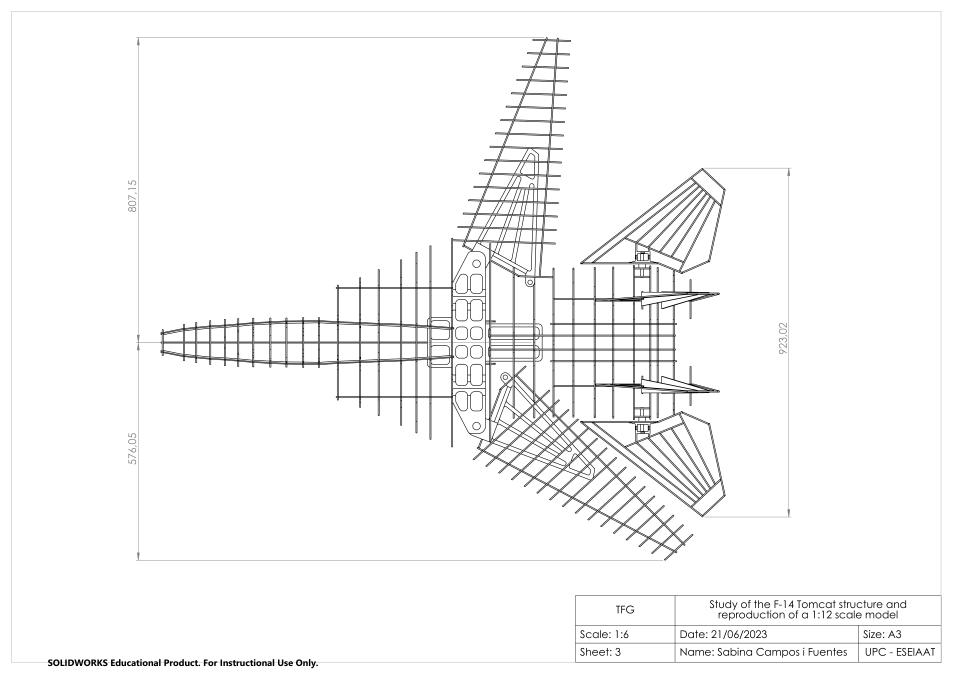
#> input picture references/UPC_general/general_09.png, 2858 x 2021 px, found by its file name (shown at 1/3 size)
$ python analyze_upc_general.py
#> lines starting #> are read from the running program, lines starting #| are printed output that depends on the picture; after the words box and inside, x2 and y2 are one past the last pixel; in counts of white or black regions, pixels touching at a corner belong together
import cv2, numpy as np, os
img=cv2.imread(r'C:\Users\dezen\Desktop\135er-Spandau-Defeat\side-projects\F14_TOMCAT_RC\\references\\UPC_general\\general_09.png',0)
#> img is the input picture: shape (2021, 2858); min 0, max 255, mean 247.5
bw=cv2.threshold(img,180,255,cv2.THRESH_BINARY_INV)[1]
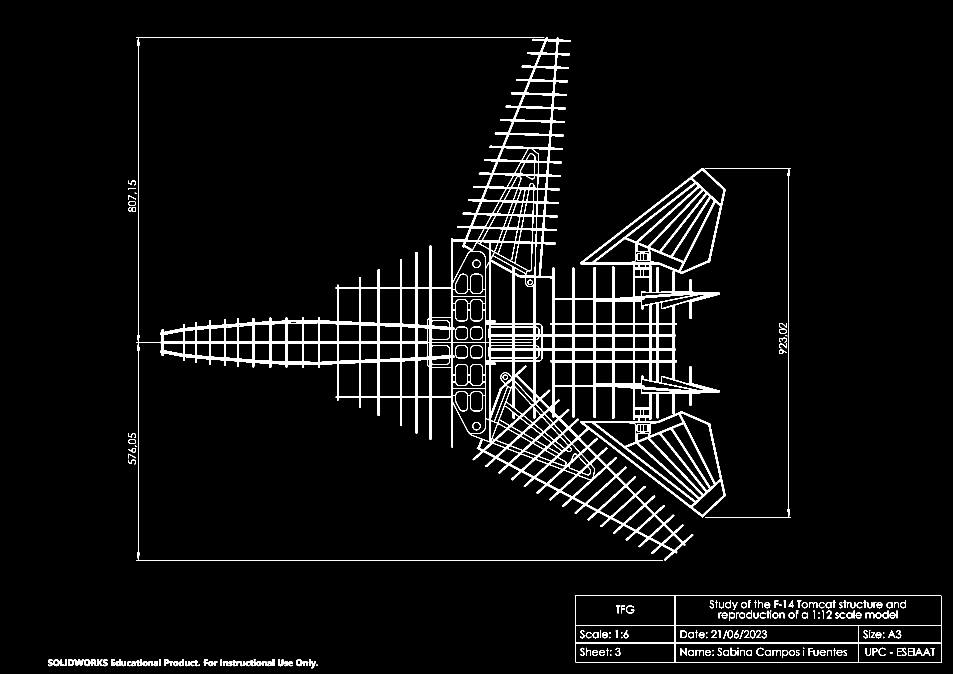
#> bw: shape (2021, 2858) (shown at 1/3 size); 3.5% white in thin lines or dots, all inside (x1, y1, x2, y2) = (144, 112, 2825, 2005)
# suppress page borders/title block/dimension labels roughly
m=bw.copy()
m[:70,:]=0; m[-180:,:]=0; m[:,:180]=0; m[:,2500:]=0
#> after `m[-180:, :] = 0`:
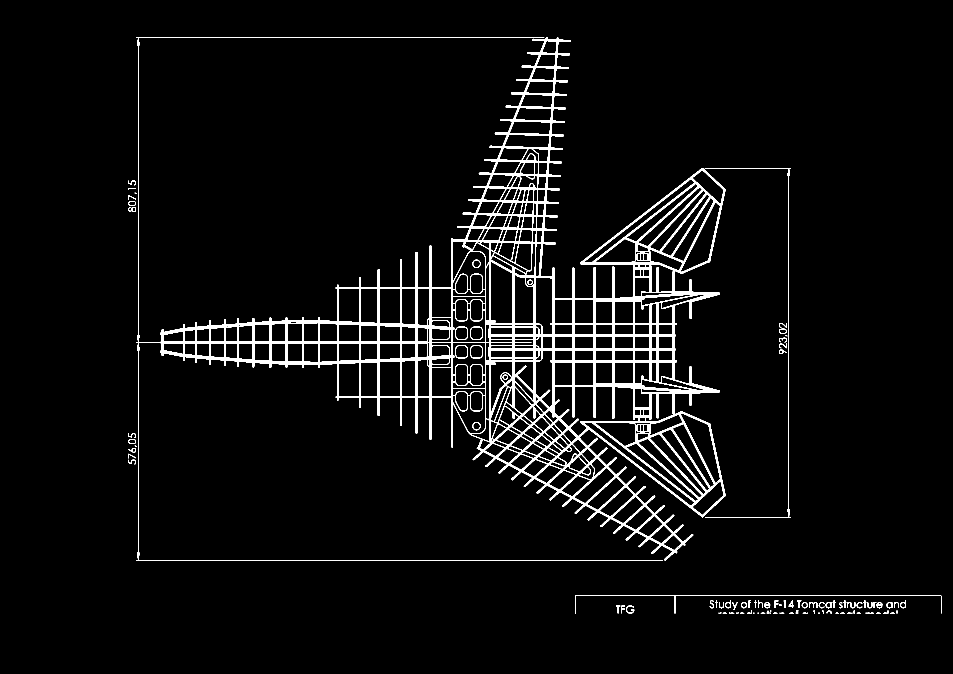
#> m: shape (2021, 2858) (shown at 1/3 size); 3.1% white in thin lines or dots, all inside (x1, y1, x2, y2) = (385, 112, 2825, 1841)
#> after `m[:, 2500:] = 0`:
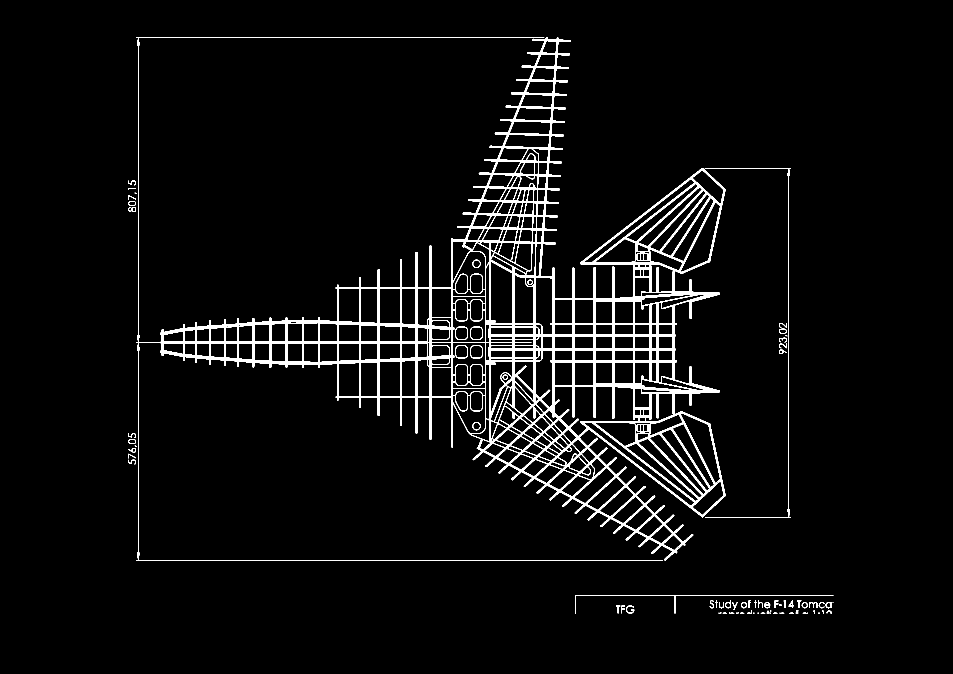
#> m: shape (2021, 2858) (shown at 1/3 size); 3.1% white in thin lines or dots, all inside (x1, y1, x2, y2) = (385, 112, 2500, 1841)
n,lab,stats,cent=cv2.connectedComponentsWithStats(m,8)
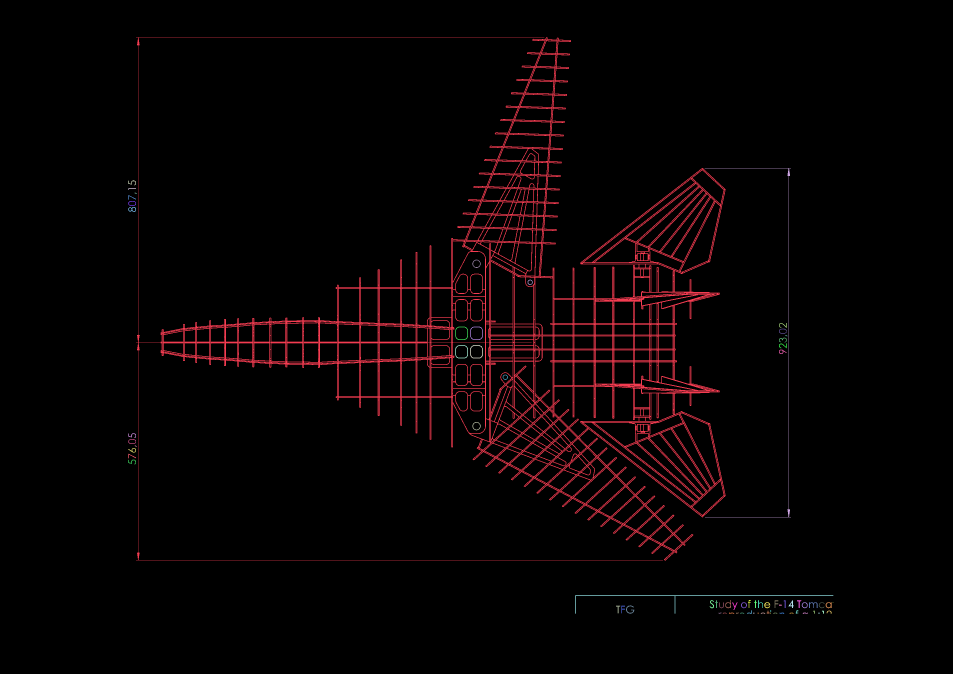
#> lab: shape (2021, 2858) int32 (shown at 1/3 size); 74 distinct labels, from 0 to 73; one colour per label, 0 black
#> n = 74; stats = 74 rows, first 6: [0, 0, 2858, 2021, 5597791], [408, 112, 1769, 1570, 168638], [2114, 504, 259, 1048, 1737], [385, 541, 23, 15, 105], [385, 565, 23, 5, 51], [404, 578, 6, 4, 12]; cent = 74 pairs, first value 393.1 to 2498.5, second value 547.3 to 1839.1
arr=[]
for i in range(1,n):
 x,y,w,h,area=stats[i]
 if area>100: arr.append((area,x,y,w,h,i))
#> this loop made 73 passes
#> (x, y, w, h, area) on passes 1, 2, 3, 4, 6, 7, 8, 9, 10, 11, 12, 13: (408, 112, 1769, 1570, 168638), (2114, 504, 259, 1048, 1737), (385, 541, 23, 15, 105), (385, 565, 23, 5, 51), (385, 585, 23, 14, 75), (385, 603, 23, 15, 109), (385, 621, 23, 15, 136), (1417, 779, 25, 25, 150), (1583, 839, 15, 16, 87), (2337, 969, 23, 15, 104), (1366, 980, 38, 40, 263), (1411, 980, 37, 40, 257)
#> after the loop, arr = 32 items, first 6: (168638, 408, 112, 1769, 1570, 1), (1737, 2114, 504, 259, 1048, 2), (105, 385, 541, 23, 15, 3), (109, 385, 603, 23, 15, 7), (136, 385, 621, 23, 15, 8), (150, 1417, 779, 25, 25, 9)
for a in sorted(arr,reverse=True)[:25]: print(a)
#> this loop made 25 passes
#> a on passes 1 to 12: (168638, 408, 112, 1769, 1570, 1), (1761, 1725, 1786, 775, 55, 29), (1737, 2114, 504, 259, 1048, 2), (263, 1366, 980, 38, 40, 12), (258, 1366, 1036, 38, 39, 18), (257, 1411, 980, 37, 40, 13), (256, 1411, 1036, 37, 39, 19), (184, 1878, 1816, 25, 25, 52), (176, 2427, 1807, 26, 17, 45), (151, 1417, 1266, 25, 25, 22), (150, 1417, 779, 25, 25, 9), (147, 2477, 1807, 18, 18, 47)
#| (168638, 408, 112, 1769, 1570, 1)
#| (1761, 1725, 1786, 775, 55, 29)
#| (1737, 2114, 504, 259, 1048, 2)
#| (263, 1366, 980, 38, 40, 12)
#| (258, 1366, 1036, 38, 39, 18)
#| (257, 1411, 980, 37, 40, 13)
#| (256, 1411, 1036, 37, 39, 19)
#| (184, 1878, 1816, 25, 25, 52)
#> (further printed lines are left out)

$ run again, with references/UPC_general/general_08.png copied over references/UPC_general/general_09.png
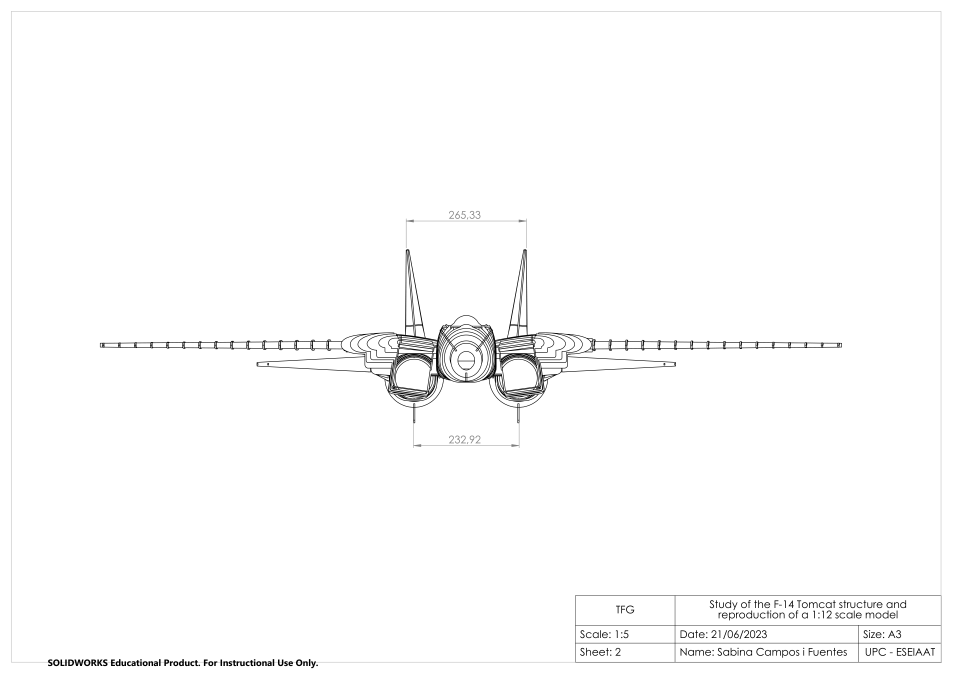
#> input picture references/UPC_general/general_08.png, 2858 x 2021 px, found by its file name (shown at 1/3 size)
#> img is the input picture: shape (2021, 2858); min 0, max 255, mean 251.7
#> `bw=cv2.threshold(img,180,255,cv2.THRESH_BINARY_INV)[1]`:
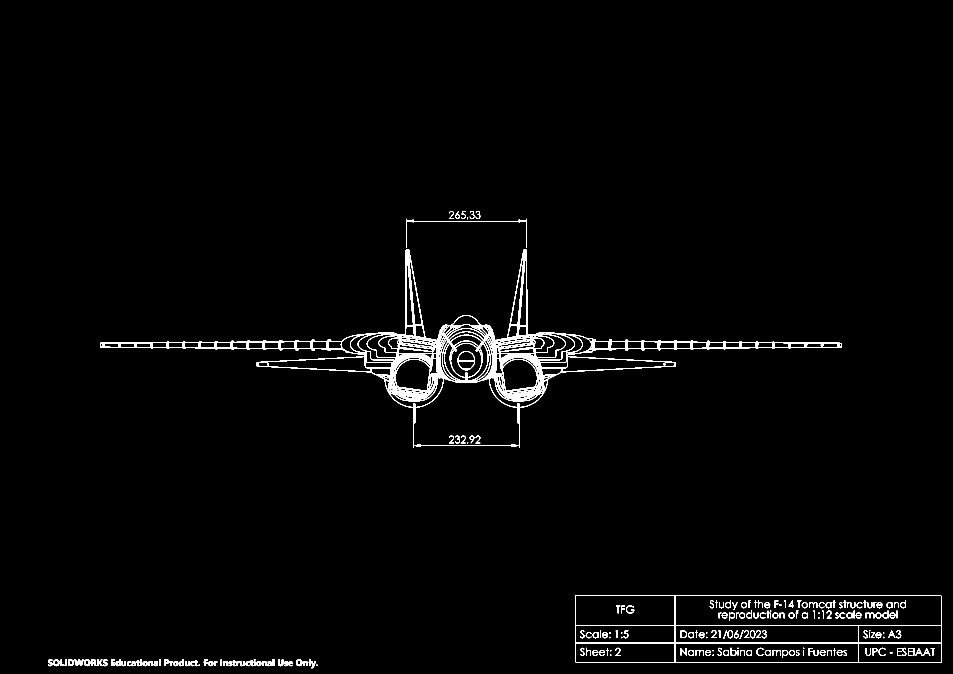
#> bw: shape (2021, 2858) (shown at 1/3 size); 1.5% white; 222 white regions (22 under 20 px), largest, box (x1, y1, x2, y2) and area: (300, 748, 2526, 1344) 54430, (1725, 1786, 2825, 1988) 8874, (1218, 656, 1580, 744) 707
#> m: shape (2021, 2858); 1.1% white in thin lines or dots, all inside (x1, y1, x2, y2) = (300, 633, 2500, 1841)
#> `n,lab,stats,cent=cv2.connectedComponentsWithStats(m,8)`:
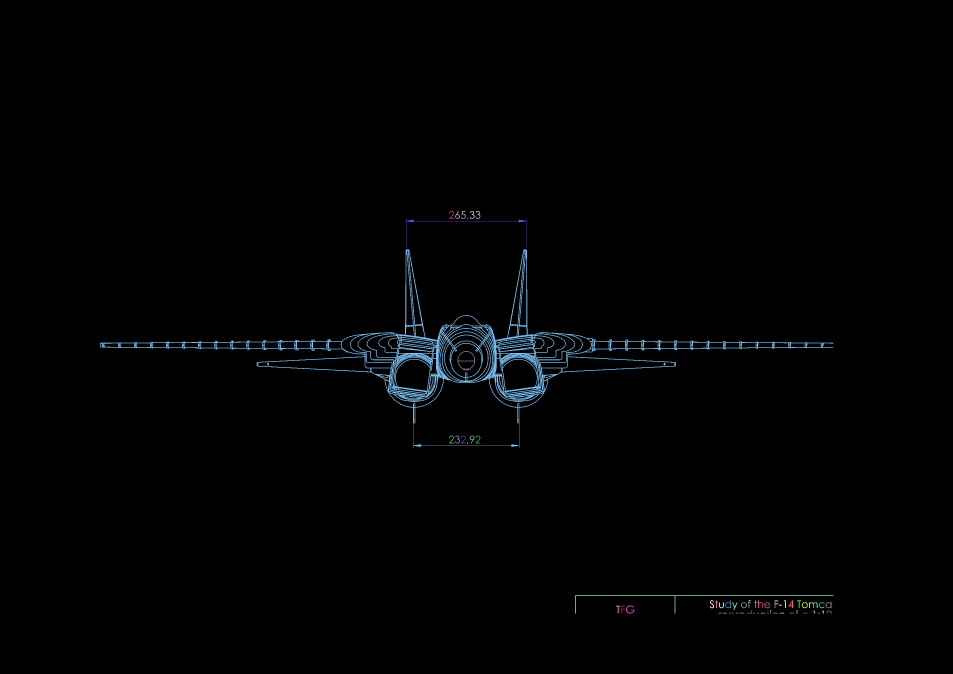
#> lab: shape (2021, 2858) int32 (shown at 1/3 size); 63 distinct labels, from 0 to 62; one colour per label, 0 black
#> n = 63; stats = 63 rows, first 6: [0, 0, 2858, 2021, 5714688], [1347, 633, 15, 23, 105], [1366, 633, 14, 23, 106], [1383, 633, 14, 23, 102], [1409, 633, 15, 23, 105], [1426, 633, 15, 23, 105]; cent = 63 pairs, first value 804.1 to 2498.5, second value 644.1 to 1839.1
#> the loop `for i in range(1,n):` made 62 passes
#> (x, y, w, h, area) on passes 1, 2, 3, 4, 5, 7, 8, 9: (1347, 633, 15, 23, 105), (1366, 633, 14, 23, 106), (1383, 633, 14, 23, 102), (1409, 633, 15, 23, 105), (1426, 633, 15, 23, 105), (1218, 656, 362, 88, 707), (300, 748, 2200, 596, 54229), (1373, 1053, 52, 58, 472)
#> after the loop `for i in range(1,n):`: arr = 25 items, first 6: (105, 1347, 633, 15, 23, 1), (106, 1366, 633, 14, 23, 2), (102, 1383, 633, 14, 23, 3), (105, 1409, 633, 15, 23, 4), (105, 1426, 633, 15, 23, 5), (707, 1218, 656, 362, 88, 7)
#> the loop `for a in sorted(arr,reverse=True)[:25]: print(a)` made 25 passes
#> a on passes 1 to 8: (54229, 300, 748, 2200, 596, 8), (1761, 1725, 1786, 775, 55, 18), (707, 1218, 656, 362, 88, 7), (472, 1373, 1053, 52, 58, 9), (184, 1878, 1816, 25, 25, 41), (176, 2427, 1807, 26, 17, 34), (147, 2477, 1807, 18, 18, 36), (142, 2176, 1800, 17, 25, 21)
#> (printed output is left out)

$ run again, with references/UPC_general/general_10.png copied over references/UPC_general/general_09.png
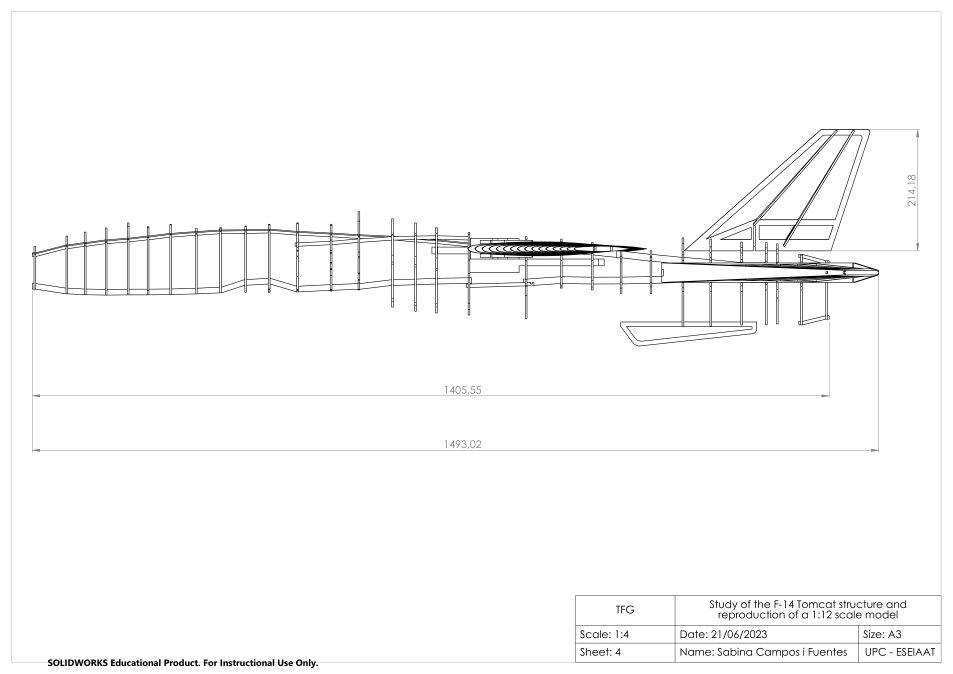
#> input picture references/UPC_general/general_10.png, 2858 x 2021 px, found by its file name (shown at 1/3 size)
#> img is the input picture: shape (2021, 2858); min 0, max 255, mean 250.2
#> `bw=cv2.threshold(img,180,255,cv2.THRESH_BINARY_INV)[1]`:
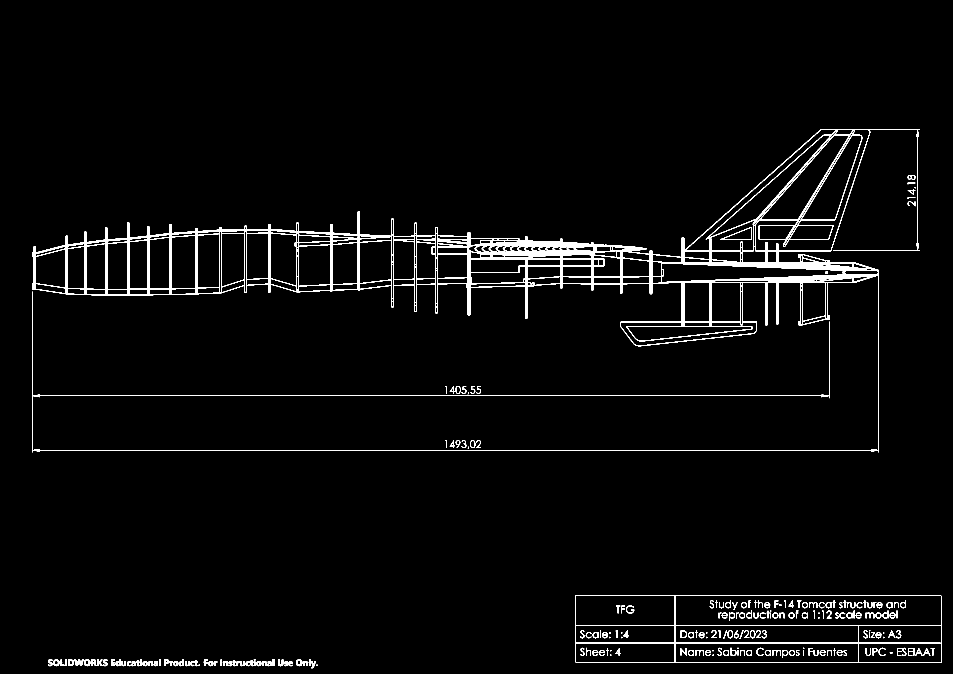
#> bw: shape (2021, 2858) (shown at 1/3 size); 2.3% white; 229 white regions (23 under 20 px), largest, box (x1, y1, x2, y2) and area: (96, 387, 2760, 1039) 90795, (1725, 1786, 2825, 1988) 8874, (96, 828, 2637, 1358) 6520
#> m: shape (2021, 2858); 1.8% white; 93 white regions (8 under 20 px), largest, box (x1, y1, x2, y2) and area: (96, 387, 2760, 1039) 90795, (96, 828, 2637, 1358) 6520, (1725, 1786, 2823, 1841) 2406
#> m: shape (2021, 2858); 1.6% white; 65 white regions (9 under 20 px), largest, box (x1, y1, x2, y2) and area: (180, 387, 2500, 1039) 82735, (180, 964, 2488, 1195) 2624, (180, 1350, 2500, 1351) 2320
#> `n,lab,stats,cent=cv2.connectedComponentsWithStats(m,8)`:
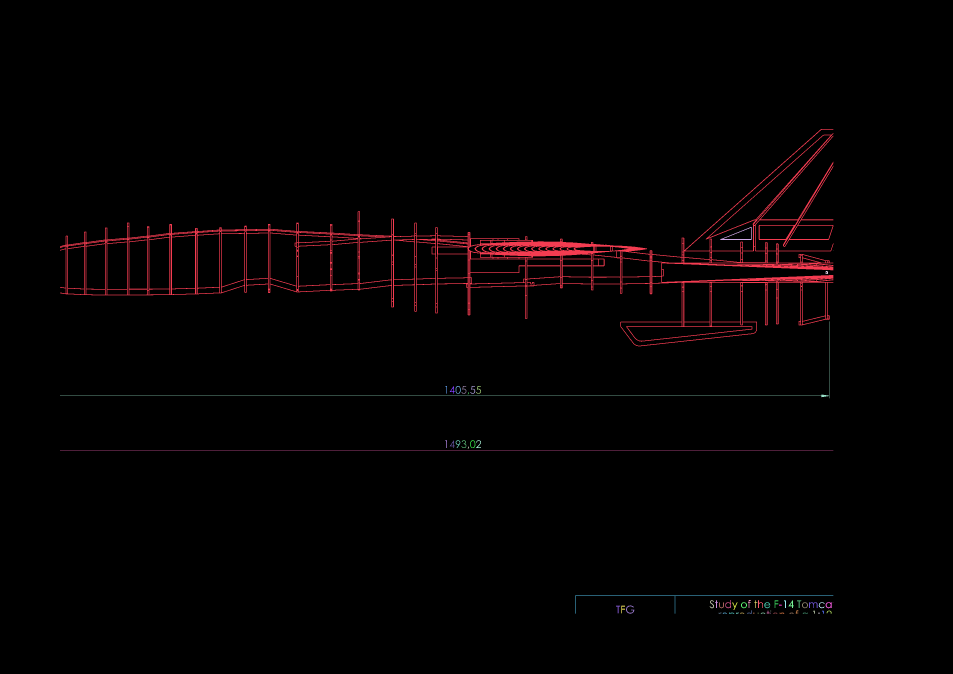
#> lab: shape (2021, 2858) int32 (shown at 1/3 size); 66 distinct labels, from 0 to 65; one colour per label, 0 black
#> n = 66; stats = 66 rows, first 6: [0, 0, 2858, 2021, 5681769], [180, 387, 2320, 652, 82735], [2160, 681, 95, 39, 546], [2499, 752, 1, 1, 1], [2477, 813, 7, 9, 50], [180, 964, 2308, 231, 2624]; cent = 66 pairs, first value 1339.2 to 2499, second value 708.7 to 1839.1
#> the loop `for i in range(1,n):` made 65 passes
#> (x, y, w, h, area) on passes 1, 2, 4, 5, 6, 7, 8, 9: (180, 387, 2320, 652, 82735), (2160, 681, 95, 39, 546), (2477, 813, 7, 9, 50), (180, 964, 2308, 231, 2624), (1336, 1158, 5, 23, 53), (1349, 1158, 16, 23, 104), (1367, 1158, 15, 23, 111), (1385, 1158, 14, 23, 102)
#> after the loop `for i in range(1,n):`: arr = 26 items, first 6: (82735, 180, 387, 2320, 652, 1), (546, 2160, 681, 95, 39, 2), (2624, 180, 964, 2308, 231, 5), (104, 1349, 1158, 16, 23, 7), (111, 1367, 1158, 15, 23, 8), (102, 1385, 1158, 14, 23, 9)
#> the loop `for a in sorted(arr,reverse=True)[:25]: print(a)` made 25 passes
#> a on passes 1 to 8: (82735, 180, 387, 2320, 652, 1), (2624, 180, 964, 2308, 231, 5), (2320, 180, 1350, 2320, 1, 20), (1761, 1725, 1786, 775, 55, 21), (546, 2160, 681, 95, 39, 2), (184, 1878, 1816, 25, 25, 44), (176, 2427, 1807, 26, 17, 37), (147, 2477, 1807, 18, 18, 39)
#> (printed output is left out)
